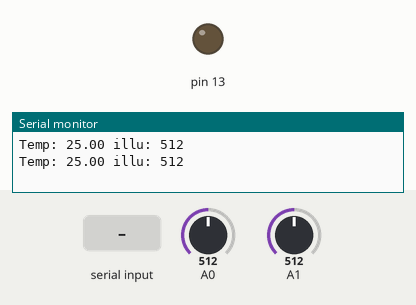
A sketch run on a simulated Arduino Uno, built with avr-gcc and run on an emulated ATmega328P. On the bench: output pins drawn as LEDs (lit = HIGH), the last lines printed to the serial monitor. The test bench sets the inputs (shaded band); at power-on: A0 = 512, A1 = 512.

Above: at 1.2 s.
1.3 s: "1\n" received over Serial
At 3.4 s:
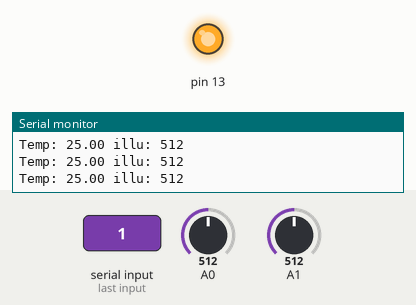
6.5 s: "0\n" received over Serial
At 7.4 s:
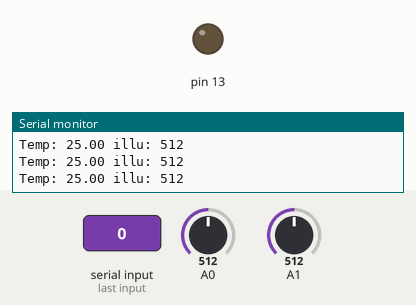
Timing chart, 0 to 9.5 s (numbered marks = the images above; inputs shaded):
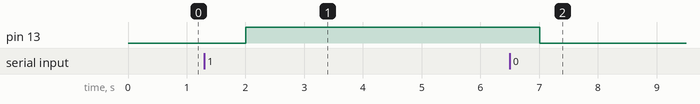

Measured:
- after the input at 1.3 s, pin 13: LOW → HIGH after 0.70 s
- after the input at 6.5 s, pin 13: HIGH → LOW after 0.51 s

The sketch:

IoT.ino
```cpp
void setup() {
  Serial.begin(9600);
  pinMode(13, OUTPUT);
}

double th(int v) {
  double t;
  t = log(((10240000/v) - 10000));
  t = 1 /(0.001129148 + (0.000234125*t) + (0.0000000876741*t*t*t));
  t = t - 273.15;
  return t;
}

void loop() {
  if(Serial.available()>0) {
  String m = Serial.readStringUntil('\n');
  if(m == "1") digitalWrite(13, HIGH);
  if(m == "0") digitalWrite(13, LOW);
  }

  int a = analogRead(A0);
  int b = analogRead(A1);

  Serial.print("Temp: ");
  Serial.print(th(a));
  Serial.print(" illu: ");
  Serial.println(b);

  delay(1000);
}
```
